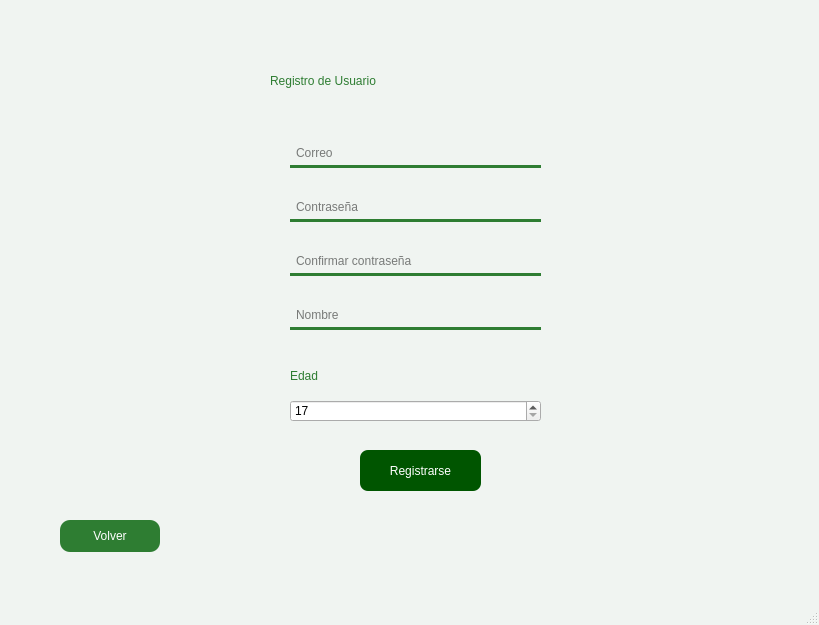
<?xml version="1.0" encoding="UTF-8"?>
<ui version="4.0">
 <class>MainWindow</class>
 <widget class="QMainWindow" name="MainWindow">
  <property name="geometry">
   <rect>
    <x>0</x>
    <y>0</y>
    <width>819</width>
    <height>625</height>
   </rect>
  </property>
  <property name="windowTitle">
   <string>MainWindow</string>
  </property>
  <property name="styleSheet">
   <string notr="true">
    QMainWindow {
        background-color: #f0f4f1;
    }
    QLabel {
        font: 20pt &quot;Segoe UI&quot;;
        color: #2e7d32;
    }
    QPushButton {
        background-color: #2e7d32;
        color: white;
        border-radius: 10px;
        padding: 6px 12px;
        font: bold 10pt &quot;Segoe UI&quot;;
    }
    QPushButton:hover {
        background-color: #388e3c;
    }
    QLineEdit {
        background-color: transparent;
        border: none;
        border-bottom: 3px solid #2e7d32;
        font: 10pt &quot;Segoe UI&quot;;
        padding: 4px;
    }
    QLineEdit:focus {
        border-bottom: 3px solid #66bb6a;
    }
   </string>
  </property>
  <widget class="QWidget" name="centralwidget">
   <widget class="QLabel" name="label">
    <property name="geometry">
     <rect>
      <x>270</x>
      <y>60</y>
      <width>300</width>
      <height>41</height>
     </rect>
    </property>
    <property name="styleSheet">
     <string notr="true">font: 18pt &quot;Century&quot;;</string>
    </property>
    <property name="text">
     <string>Registro de Usuario</string>
    </property>
   </widget>
   <widget class="QPushButton" name="BotonAtras">
    <property name="geometry">
     <rect>
      <x>60</x>
      <y>520</y>
      <width>100</width>
      <height>32</height>
     </rect>
    </property>
    <property name="text">
     <string>Volver</string>
    </property>
   </widget>
   <widget class="QPushButton" name="BotonRegistro">
    <property name="geometry">
     <rect>
      <x>360</x>
      <y>450</y>
      <width>121</width>
      <height>41</height>
     </rect>
    </property>
    <property name="styleSheet">
     <string notr="true">
      QPushButton {
        background-color: rgb(0, 85, 0);
        color: white;
        border-radius: 8px;
        font: 10pt &quot;Segoe UI&quot;;
      }
      QPushButton:hover {
        background-color: #388e3c;
      }</string>
    </property>
    <property name="text">
     <string>Registrarse</string>
    </property>
   </widget>
   <widget class="QSpinBox" name="registro_edad">
    <property name="geometry">
     <rect>
      <x>290</x>
      <y>400</y>
      <width>251</width>
      <height>22</height>
     </rect>
    </property>
    <property name="minimum">
     <number>17</number>
    </property>
    <property name="maximum">
     <number>90</number>
    </property>
   </widget>
   <widget class="QLabel" name="label_12">
    <property name="geometry">
     <rect>
      <x>290</x>
      <y>360</y>
      <width>181</width>
      <height>31</height>
     </rect>
    </property>
    <property name="styleSheet">
     <string notr="true">font: 10pt &quot;MS Shell Dlg 2&quot;;</string>
    </property>
    <property name="text">
     <string>Edad</string>
    </property>
   </widget>
   <widget class="QWidget" name="">
    <property name="geometry">
     <rect>
      <x>290</x>
      <y>120</y>
      <width>251</width>
      <height>231</height>
     </rect>
    </property>
    <layout class="QVBoxLayout" name="verticalLayout">
     <item>
      <widget class="QLineEdit" name="registro_correo">
       <property name="styleSheet">
        <string notr="true">
   QLineEdit {
       background-color: transparent;
       border: none;
       border-bottom: 3px solid #2e7d32;
       font: 10pt &quot;Segoe UI&quot;;
       padding: 4px;
   }
   QLineEdit:focus {
       border-bottom: 3px solid #66bb6a;
   }
  </string>
       </property>
       <property name="placeholderText">
        <string>Correo</string>
       </property>
      </widget>
     </item>
     <item>
      <widget class="QLineEdit" name="registro_contrasena">
       <property name="styleSheet">
        <string notr="true">
   QLineEdit {
       background-color: transparent;
       border: none;
       border-bottom: 3px solid #2e7d32;
       font: 10pt &quot;Segoe UI&quot;;
       padding: 4px;
   }
   QLineEdit:focus {
       border-bottom: 3px solid #66bb6a;
   }
  </string>
       </property>
       <property name="echoMode">
        <enum>QLineEdit::Password</enum>
       </property>
       <property name="placeholderText">
        <string>Contraseña</string>
       </property>
      </widget>
     </item>
     <item>
      <widget class="QLineEdit" name="registro_confirmContrasena">
       <property name="styleSheet">
        <string notr="true">
    QLineEdit {
        background-color: transparent;
        border: none;
        border-bottom: 3px solid #2e7d32;
        font: 10pt &quot;Segoe UI&quot;;
        padding: 4px;
    }
    QLineEdit:focus {
        border-bottom: 3px solid #66bb6a;
    }
    </string>
       </property>
       <property name="echoMode">
        <enum>QLineEdit::Password</enum>
       </property>
       <property name="placeholderText">
        <string>Confirmar contraseña</string>
       </property>
      </widget>
     </item>
     <item>
      <widget class="QLineEdit" name="registro_nombre">
       <property name="styleSheet">
        <string notr="true">
   QLineEdit {
       background-color: transparent;
       border: none;
       border-bottom: 3px solid #2e7d32;
       font: 10pt &quot;Segoe UI&quot;;
       padding: 4px;
   }
   QLineEdit:focus {
       border-bottom: 3px solid #66bb6a;
   }
  </string>
       </property>
       <property name="placeholderText">
        <string>Nombre</string>
       </property>
      </widget>
     </item>
    </layout>
   </widget>
  </widget>
  <widget class="QMenuBar" name="menubar">
   <property name="geometry">
    <rect>
     <x>0</x>
     <y>0</y>
     <width>819</width>
     <height>26</height>
    </rect>
   </property>
  </widget>
  <widget class="QStatusBar" name="statusbar"/>
 </widget>
 <resources/>
 <connections/>
</ui>
